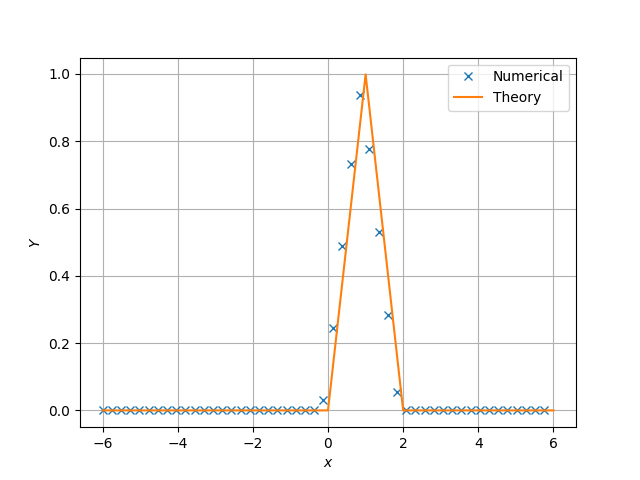

Here is the Python script that generated this plot:
#Importing numpy, scipy, mpmath and pyplot
import numpy as np
import mpmath as mp
import scipy 
import matplotlib.pyplot as plt
import math

#if using termux
# import subprocess
# import shlex
#end if
maxrange=50
maxlim=6.0
x = np.linspace(-maxlim,maxlim,maxrange)#points on the x axis
xx = np.linspace(-maxlim,maxlim,maxrange*50) #more points on the x axis
simlen = int(1e6) #number of samples
err = [] #declaring probability list
pdf = [] #declaring pdf list
h = 2*maxlim/(maxrange-1)
#randvar = np.random.normal(0,1,simlen)
#randvar = np.loadtxt('uni.dat',dtype='double')
randvar = np.loadtxt('fourth1.dat',dtype='double')

for i in range(0,maxrange):
    err_ind = np.nonzero(randvar < x[i]) #checking probability condition
    err_n = np.size(err_ind) #computing the probability
    err.append(err_n/simlen) #storing the probability values in a list

    
for i in range(0,maxrange-1):
    test = (err[i+1]-err[i])/(x[i+1]-x[i])
    pdf.append(test) #storing the pdf values in a list


def pdf_traingular(x):
    y=x
    if(x<0):
        y=0
    elif(x>2):
        y=0
    elif(x>1 and x<2):
        y=2-x 
    return y           

    
vect_pdf = np.vectorize(pdf_traingular, otypes=[np.float])

plt.plot(x[0:(maxrange-1)].T,pdf, 'x')
plt.plot(xx,vect_pdf(xx))
plt.grid() #creating the grid
plt.xlabel('$x$')
plt.ylabel('$Y$')
plt.legend(["Numerical","Theory"])

#if using termux
# plt.savefig('../figs/uni_pdf.pdf')
#plt.savefig('../figs/uni_pdf.eps')
#subprocess.run(shlex.split("termux-open ../figs/uni_pdf.pdf"))
#if using termux
# plt.savefig('../figs/gauss_pdf.pdf')
# plt.savefig('../figs/gauss_pdf.eps')
# subprocess.run(shlex.split("termux-open ../figs/gauss_pdf.pdf"))
#else
# plt.savefig('../figures/CDF_tri.png')
plt.show() #opening the plot window

# #Importing numpy, scipy, mpmath and pyplot
# import numpy as np
# import mpmath as mp
# import scipy 
# import matplotlib.pyplot as plt

# # #if using termux
# # import subprocess
# # import shlex
# # #end if


# maxrange=50
# maxlim=6.0
# x = np.linspace(-maxlim,maxlim,maxrange)#points on the x axis
# simlen = int(1e6) #number of samples
# err = [] #declaring probability list

# h = 2*maxlim/(maxrange-1)
# #randvar = np.random.normal(0,1,simlen)
# #randvar = np.loadtxt('uni.dat',dtype='double')
# randvar = np.loadtxt('fourth1.dat',dtype='double')

# for i in range(0,maxrange):
#     err_ind = np.nonzero(randvar < x[i]) #checking probability condition
#     err_n = np.size(err_ind) #computing the probability
#     err.append(err_n/simlen) #storing the probability values in a list

# pdf = [] #Declaring pdf as a list
# for i in range(0,maxrange-1):
#     new_dat=(err[i+1]-err[i])/(x[i+1]-x[i])
#     pdf.append(new_dat) # Storing the pdf values in the list pdf created before 

# def pdf_traingular(x):
#     y=[]
#     for i in range(50):
#         if(x[i]>=0 and x[i]<1):
#             y.append(x)
#         elif(x[i]>=1 and x[i]<2):
#             y.append(2-x)
#         elif(x[i]<0 or x[i]>2):
#             y.append(0)                             
#     return y
# print(x)    
# vect_pdf= scipy.vectorize(pdf_traingular)

# plt.plot(x[0:(maxrange-1)].T,pdf,'x')
# plt.plot(x,vect_pdf(x))#plotting the CDF
# plt.grid() #creating the grid
# plt.xlabel('$x_i$')
# plt.ylabel('$p_X(x_i)$')
# plt.legend(["Numerical","Theory"])

# #if using termux
# #plt.savefig('../figs/uni_pdf.pdf')
# #plt.savefig('../figs/uni_pdf.eps')
# #subprocess.run(shlex.split("termux-open ../figs/uni_pdf.pdf"))
# #if using termux
# #plt.savefig('../figs/gauss_pdf.pdf')
# #plt.savefig('../figs/gauss_pdf.eps')
# #subprocess.run(shlex.split("termux-open ../figs/gauss_pdf.pdf"))
# #else
# plt.show() #opening the plot window


# # Two dices (rectangular) p = 1/6 use convolution
# #use built in
